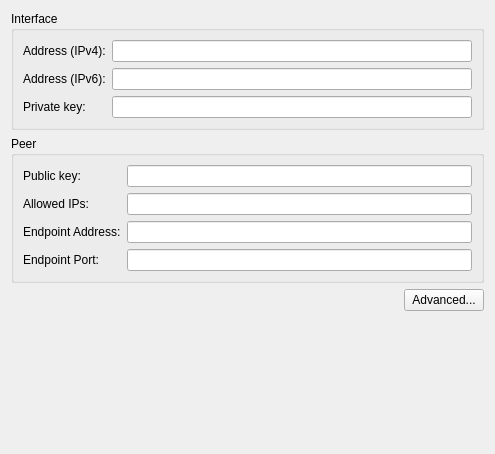
<?xml version="1.0" encoding="UTF-8"?>
<ui version="4.0">
 <class>WireGuardProp</class>
 <widget class="QWidget" name="WireGuardProp">
  <property name="geometry">
   <rect>
    <x>0</x>
    <y>0</y>
    <width>495</width>
    <height>454</height>
   </rect>
  </property>
  <property name="windowTitle">
   <string>WireGuard Settings</string>
  </property>
  <layout class="QVBoxLayout" name="verticalLayout_2">
   <item>
    <widget class="QGroupBox" name="groupBox">
     <property name="title">
      <string>Interface</string>
     </property>
     <layout class="QFormLayout" name="form1Layout">
      <item row="0" column="0">
       <widget class="QLabel" name="addressIPv4Label">
        <property name="text">
         <string>Address (IPv4):</string>
        </property>
       </widget>
      </item>
      <item row="0" column="1">
       <widget class="QLineEdit" name="addressIPv4LineEdit">
        <property name="toolTip">
         <string>IPv4 Internet address with
CIDR (example: 10.22.13.123/32)
assigned to the local interface.
IPv4 or IPv6 address (or both) required</string>
        </property>
       </widget>
      </item>
      <item row="1" column="0">
       <widget class="QLabel" name="addressIPv6Label">
        <property name="text">
         <string>Address (IPv6):</string>
        </property>
       </widget>
      </item>
      <item row="1" column="1">
       <widget class="QLineEdit" name="addressIPv6LineEdit">
        <property name="toolTip">
         <string>IPv6 Internet address with
CIDR assigned to the local interface.
(example: fc00:aaaa:aaaa:aa03::1bc9/128) 
IPv4 or IPv6 address (or both) required</string>
        </property>
       </widget>
      </item>
      <item row="2" column="0">
       <widget class="QLabel" name="privateKeyLabel">
        <property name="text">
         <string>Private key:</string>
        </property>
       </widget>
      </item>
      <item row="2" column="1">
       <widget class="PasswordField" name="privateKeyLineEdit">
        <property name="toolTip">
         <string>Required.
A base64 private key generated by wg genkey.</string>
        </property>
       </widget>
      </item>
     </layout>
    </widget>
   </item>
   <item>
    <widget class="QGroupBox" name="groupBox_2">
     <property name="title">
      <string>Peer</string>
     </property>
     <layout class="QFormLayout" name="form2Layout">
      <item row="0" column="0">
       <widget class="QLabel" name="publicKeyLabel">
        <property name="text">
         <string>Public key:</string>
        </property>
       </widget>
      </item>
      <item row="0" column="1">
       <widget class="QLineEdit" name="publicKeyLineEdit">
        <property name="toolTip">
         <string>Required.
A base64 public key calculated by wg pubkey 
from a private key, and usually transmitted 
out of band to the author of the configuration file.</string>
        </property>
       </widget>
      </item>
      <item row="1" column="0">
       <widget class="QLabel" name="allowedIPsLabel">
        <property name="text">
         <string>Allowed IPs:</string>
        </property>
       </widget>
      </item>
      <item row="1" column="1">
       <widget class="QLineEdit" name="allowedIPsLineEdit">
        <property name="toolTip">
         <string>Required.
A comma-separated list of IP (v4 or v6) addresses 
with CIDR masks from which incoming traffic for 
this peer is allowed and to which outgoing traffic 
for this peer is directed. The catch-all 0.0.0.0/0 
may be specified for matching all IPv4 addresses, 
and ::/0 may be specified for matching all IPv6 addresses.</string>
        </property>
       </widget>
      </item>
      <item row="2" column="0">
       <widget class="QLabel" name="endpointAddressLabel">
        <property name="text">
         <string>Endpoint Address:</string>
        </property>
       </widget>
      </item>
      <item row="2" column="1">
       <widget class="QLineEdit" name="endpointAddressLineEdit">
        <property name="toolTip">
         <string>Optional.
An endpoint IP address or name.</string>
        </property>
       </widget>
      </item>
      <item row="3" column="0">
       <widget class="QLabel" name="endpointPortLabel">
        <property name="text">
         <string>Endpoint Port:</string>
        </property>
       </widget>
      </item>
      <item row="3" column="1">
       <widget class="QLineEdit" name="endpointPortLineEdit">
        <property name="toolTip">
         <string>Optional.
An endpoint port number.</string>
        </property>
       </widget>
      </item>


     </layout>
    </widget>
   </item>

   <item>
    <layout class="QHBoxLayout" name="horizontalLayout">
     <item>
      <spacer name="horizontalSpacer">
       <property name="orientation">
        <enum>Qt::Horizontal</enum>
       </property>
       <property name="sizeHint" stdset="0">
        <size>
         <width>40</width>
         <height>20</height>
        </size>
       </property>
      </spacer>
     </item>
     <item>
      <widget class="QPushButton" name="btnAdvanced">
       <property name="text">
        <string>Advanced...</string>
       </property>
      </widget>
     </item>
    </layout>
   </item>
   <item>
    <spacer name="verticalSpacer">
     <property name="orientation">
      <enum>Qt::Vertical</enum>
     </property>
     <property name="sizeHint" stdset="0">
      <size>
       <width>20</width>
       <height>0</height>
      </size>
     </property>
    </spacer>
   </item>
  </layout>
 </widget>
 <customwidgets>
  <customwidget>
   <class>PasswordField</class>
   <extends>QLineEdit</extends>
   <header location="global">passwordfield.h</header>
  </customwidget>
 </customwidgets>
 <resources/>
 <connections/>
</ui>
